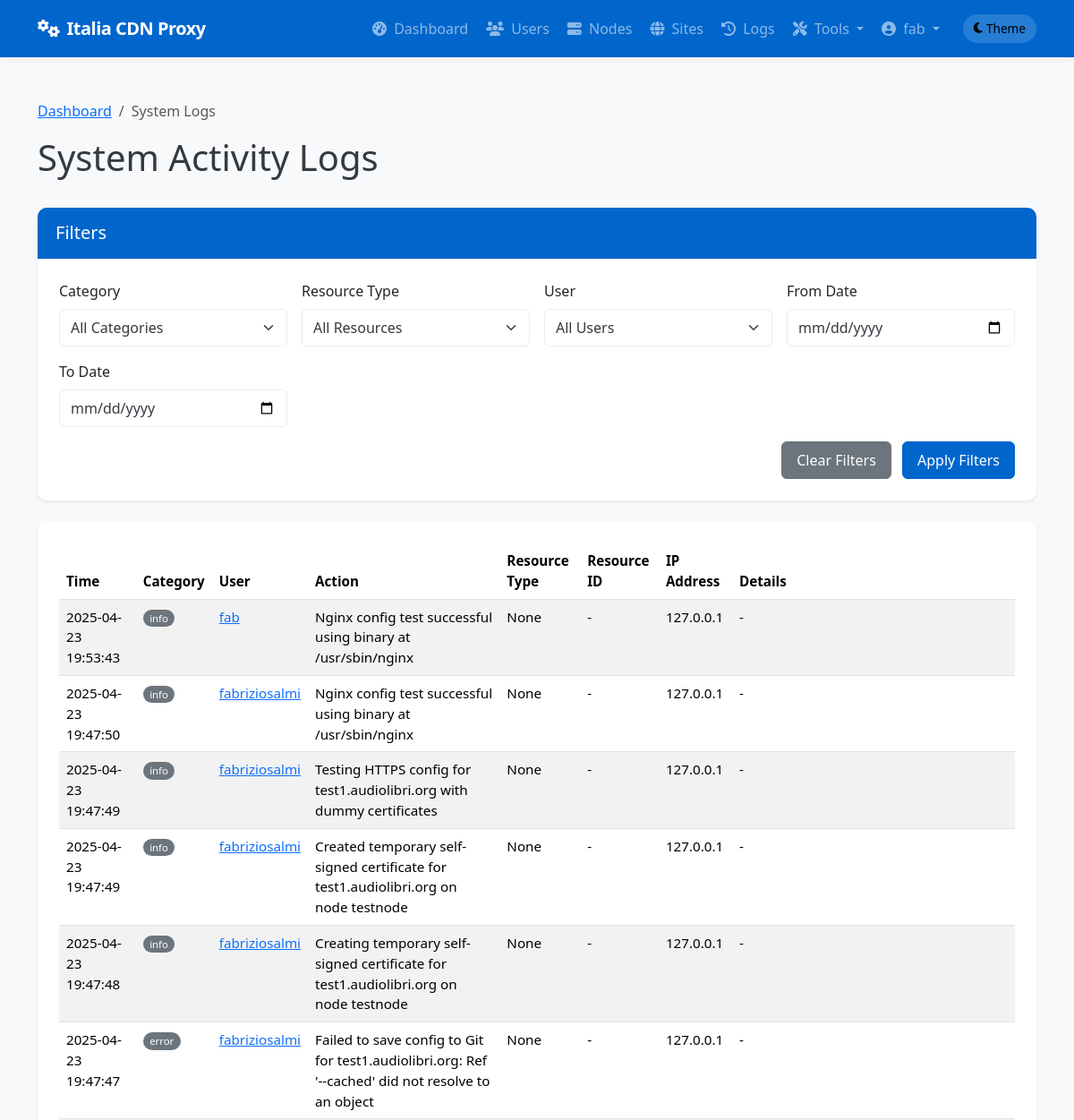
The page /admin/system/logs (signed in, upper part) on the database as committed earlier.
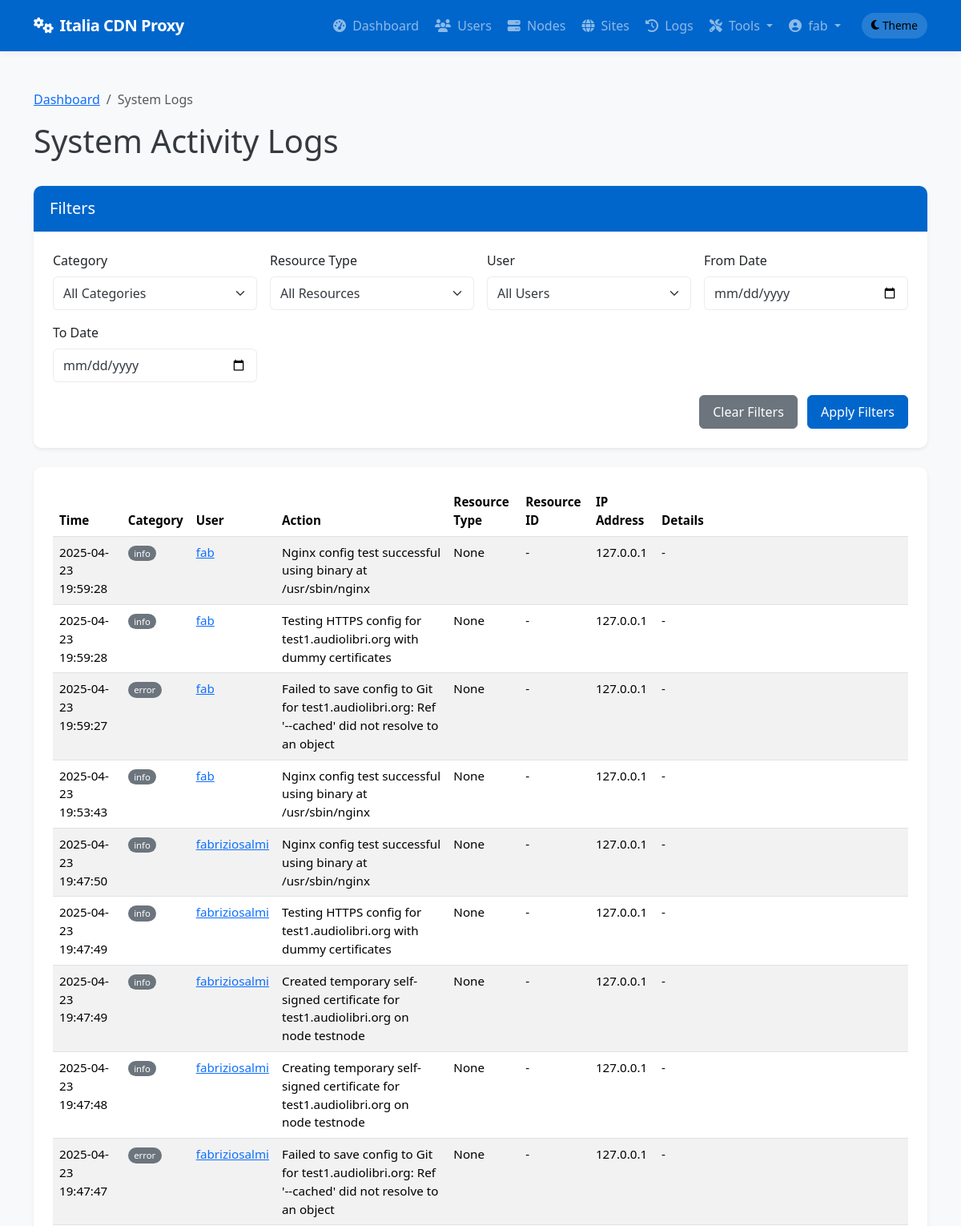
The same page on the database as committed later.
### app/models/models.py (models this page shows, shortened)
class User(db.Model):
    __tablename__ = 'users'
    id = db.Column(db.Integer, primary_key=True)
    username = db.Column(db.String(64), unique=True, index=True, nullable=False)
    email = db.Column(db.String(120), unique=True, index=True, nullable=False)
    password_hash = db.Column(db.String(128), nullable=False)
    role = db.Column(db.String(20), nullable=False, default='client')  # 'admin' or 'client'
    is_active = db.Column(db.Boolean, default=True)
    created_at = db.Column(db.DateTime, default=datetime.utcnow)
    last_login = db.Column(db.DateTime, nullable=True)
    sites = db.relationship('Site', backref='owner', lazy='dynamic')
    def is_admin(self):
        return self.role == 'admin'

class SystemLog(db.Model):
    __tablename__ = 'system_logs'
    id = db.Column(db.Integer, primary_key=True)
    user_id = db.Column(db.Integer, db.ForeignKey('users.id'), nullable=True)  # Null for system events
    category = db.Column(db.String(32), nullable=False)  # auth, admin, system, security, etc.
    action = db.Column(db.String(64), nullable=False)    # login, logout, create, delete, etc.
    resource_type = db.Column(db.String(32), nullable=True)  # user, node, site, etc.
    resource_id = db.Column(db.Integer, nullable=True)       # ID of the affected resource
    details = db.Column(db.Text, nullable=True)              # Additional details
    ip_address = db.Column(db.String(45), nullable=True)     # IP address of user/system
    created_at = db.Column(db.DateTime, default=datetime.utcnow)
    user = db.relationship('User', backref=db.backref('system_logs', lazy='dynamic'))

### app/controllers/admin.py (the view, shortened to what this page needs)
@admin.route('/system/logs')
@login_required
@admin_required
def system_logs():
    category = request.args.get('category')
    user_id = request.args.get('user_id')
    resource_type = request.args.get('resource_type')
    from_date = request.args.get('from_date')
    to_date = request.args.get('to_date')
    from app.models.models import SystemLog
    query = SystemLog.query
    if category:
        query = query.filter(SystemLog.category == category)
    if user_id:
        query = query.filter(SystemLog.user_id == user_id)
    if resource_type:
        query = query.filter(SystemLog.resource_type == resource_type)
    if from_date:
        try:
            from_datetime = datetime.strptime(from_date, '%Y-%m-%d')
            query = query.filter(SystemLog.created_at >= from_datetime)
        except ValueError:
            pass
    categories = db.session.query(SystemLog.category).distinct().all()
    resource_types = db.session.query(SystemLog.resource_type).distinct().all()
    users = User.query.all()
    page = request.args.get('page', 1, type=int)
    logs = query.order_by(SystemLog.created_at.desc()).paginate(page=page, per_page=50)
    return render_template('admin/system_logs.html',
                          logs=logs,
                          categories=[c[0] for c in categories if c[0]],
                          resource_types=[r[0] for r in resource_types if r[0]],
                          users=users,
                          filters={
                              'category': category,
                              'user_id': user_id,
                              'resource_type': resource_type,
                              'from_date': from_date,
                              'to_date': to_date
                          })

### app/templates/admin/system_logs.html (shortened to what this page needs)
{% extends 'base.html' %}
{% block content %}
<div class="container py-4">
    <nav aria-label="breadcrumb">
        <ol class="breadcrumb">
            <li class="breadcrumb-item"><a href="{{ url_for('admin.dashboard') }}">Dashboard</a></li>
            <li class="breadcrumb-item active" aria-current="page">System Logs</li>
        </ol>
    </nav>
    <div class="d-flex justify-content-between align-items-center mb-4">
        <h1>System Activity Logs</h1>
    </div>
    <div class="card shadow-sm mb-4">
        <div class="card-header bg-primary text-white">
            <h5 class="card-title mb-0">Filters</h5>
        </div>
        <div class="card-body">
            <form method="GET" action="{{ url_for('admin.system_logs') }}" class="row g-3">
                <div class="col-md-3">
                    <label for="category" class="form-label">Category</label>
                    <select class="form-select" id="category" name="category">
                        <option value="">All Categories</option>
                    </select>
                </div>
                <div class="col-md-3">
                    <label for="resource_type" class="form-label">Resource Type</label>
                    <select class="form-select" id="resource_type" name="resource_type">
                        <option value="">All Resources</option>
                    </select>
                </div>
                <div class="col-md-3">
                    <label for="user_id" class="form-label">User</label>
                    <select class="form-select" id="user_id" name="user_id">
                        <option value="">All Users</option>
                    </select>
                </div>
                <div class="col-md-3">
                    <label for="from_date" class="form-label">From Date</label>
                    <input type="date" class="form-control" id="from_date" name="from_date" value="{{ filters.from_date }}">
                </div>
                <div class="col-md-3">
                    <label for="to_date" class="form-label">To Date</label>
                    <input type="date" class="form-control" id="to_date" name="to_date" value="{{ filters.to_date }}">
                </div>
                <div class="col-md-12 text-end">
                    <a href="{{ url_for('admin.system_logs') }}" class="btn btn-secondary me-2">Clear Filters</a>
                    <button type="submit" class="btn btn-primary">Apply Filters</button>
                </div>
            </form>
        </div>
    </div>
    <div class="card shadow-sm">
        <div class="card-body">
            {% if logs.items %}
                <div class="table-responsive">
                    <table class="table table-striped table-hover">
                        <thead>
                            <tr>
                                <th>Time</th>
                                <th>Category</th>
                                <th>User</th>
                                <th>Action</th>
                                <th>Resource Type</th>
                                <th>Resource ID</th>
                                <th>IP Address</th>
                                <th>Details</th>
                            </tr>
                        </thead>
                        <tbody>
                            {% for log in logs.items %}
                            <tr>
                                <td>{{ log.created_at.strftime('%Y-%m-%d %H:%M:%S') }}</td>
                                <td>
                                    <span class="badge rounded-pill
                                    {% if log.category == 'auth' %}bg-info
                                    {% elif log.category == 'admin' %}bg-primary
                                    {% elif log.category == 'security' %}bg-danger
                                    {% elif log.category == 'system' %}bg-success
                                    {% else %}bg-secondary{% endif %}">
                                        {{ log.category }}
                                    </span>
                                </td>
                                <td>
                                    {% if log.user %}
                                        <a href="{{ url_for('admin.edit_user', user_id=log.user_id) }}">{{ log.user.username }}</a>
                                    {% else %}
                                        <span class="text-muted">System</span>
                                    {% endif %}
                                </td>
                                <td>{{ log.action }}</td>
                                <td>{{ log.resource_type }}</td>
                                <td>
                                    {% if log.resource_type == 'site' and log.resource_id %}
                                        <a href="{{ url_for('admin.view_site', site_id=log.resource_id) }}">{{ log.resource_id }}</a>
                                    {% elif log.resource_type == 'node' and log.resource_id %}
                                        <a href="{{ url_for('admin.view_node', node_id=log.resource_id) }}">{{ log.resource_id }}</a>
                                    {% elif log.resource_type == 'user' and log.resource_id %}
                                        <a href="{{ url_for('admin.edit_user', user_id=log.resource_id) }}">{{ log.resource_id }}</a>
                                    {% else %}
                                        {{ log.resource_id if log.resource_id else '-' }}
                                    {% endif %}
                                </td>
                                <td>{{ log.ip_address or '-' }}</td>
                                <td>
                                    <span class="text-truncate d-inline-block" style="max-width: 300px;" title="{{ log.details }}">
                                        {{ log.details or '-' }}
                                    </span>
                                </td>
                            </tr>
                            {% endfor %}
                        </tbody>
                    </table>
                </div>
            {% else %}
                <div class="alert alert-info mb-0">
                    <i class="fas fa-info-circle me-2"></i> No system logs found matching your criteria.
                </div>
            {% endif %}
        </div>
    </div>
</div>
{% endblock %}

### app/templates/base.html (shortened to what this page needs)
<!DOCTYPE html>
<html lang="en" data-bs-theme="light">
<head>
    <link href="https://cdn.jsdelivr.net/npm/bootstrap@5.3.2/dist/css/bootstrap.min.css" rel="stylesheet">
    <link rel="stylesheet" href="https://cdnjs.cloudflare.com/ajax/libs/font-awesome/6.4.2/css/all.min.css">
</head>
<body>
    <header>
        <nav class="navbar navbar-expand-lg navbar-dark bg-primary">
            <div class="container">
                <a class="navbar-brand" href="/">
                    <i class="fas fa-cogs me-2"></i>Italia CDN Proxy
                </a>
                <div class="collapse navbar-collapse" id="navbarNav">
                    <ul class="navbar-nav ms-auto">
                        {% if current_user.is_authenticated %}
                            {% if current_user.is_admin() %}
                                <li class="nav-item">
                                    <a class="nav-link {% if request.endpoint == 'admin.dashboard' %}active{% endif %}" href="{{ url_for('admin.dashboard') }}">
                                        <i class="fas fa-tachometer-alt me-1"></i> Dashboard
                                    </a>
                                </li>
                                <li class="nav-item">
                                    <a class="nav-link {% if 'admin.list_users' in request.endpoint %}active{% endif %}" href="{{ url_for('admin.list_users') }}">
                                        <i class="fas fa-users me-1"></i> Users
                                    </a>
                                </li>
                                <li class="nav-item">
                                    <a class="nav-link {% if 'admin.list_nodes' in request.endpoint %}active{% endif %}" href="{{ url_for('admin.list_nodes') }}">
                                        <i class="fas fa-server me-1"></i> Nodes
                                    </a>
                                </li>
                                <li class="nav-item">
                                    <a class="nav-link {% if 'admin.list_sites' in request.endpoint %}active{% endif %}" href="{{ url_for('admin.list_sites') }}">
                                        <i class="fas fa-globe me-1"></i> Sites
                                    </a>
                                </li>
                                <li class="nav-item">
                                    <a class="nav-link {% if request.endpoint == 'admin.deployment_logs' %}active{% endif %}" href="{{ url_for('admin.deployment_logs') }}">
                                        <i class="fas fa-history me-1"></i> Logs
                                    </a>
                                </li>
                                <li class="nav-item dropdown">
                                    <a class="nav-link dropdown-toggle" href="#" id="adminToolsDropdown" role="button" data-bs-toggle="dropdown" aria-expanded="false">
                                        <i class="fas fa-tools me-1"></i> Tools
                                    </a>
                                </li>
                            {% endif %}
                            <li class="nav-item dropdown">
                                <a class="nav-link dropdown-toggle" href="#" id="userDropdown" role="button" data-bs-toggle="dropdown" aria-expanded="false">
                                    <i class="fas fa-user-circle me-1"></i> {{ current_user.username }}
                                </a>
                            </li>
                        {% endif %}
                        <li class="nav-item d-flex align-items-center">
                            <button id="themeToggle" class="theme-toggle border-0" aria-label="Toggle theme">
                                <i class="fas fa-moon me-1"></i>
                                <span class="d-none d-md-inline">Theme</span>
                            </button>
                        </li>
                    </ul>
                </div>
            </div>
        </nav>
    </header>
    <main>
        {% block content %}{% endblock %}
    </main>
</body>
</html>

Rows that differ between the two databases and show on the page:
added SystemLog: created_at "2025-04-23 19:59:28", category "info", user.username "fab", action "Nginx config test successful using binary at /usr/sbin/nginx", resource_type "None", resource_id "-", ip_address "127.0.0.1", details "-"
added SystemLog: created_at "2025-04-23 19:59:28", category "info", user.username "fab", action "Testing HTTPS config for test1.audiolibri.org with dummy certificates", resource_type "None", resource_id "-", ip_address "127.0.0.1", details "-"
added SystemLog: created_at "2025-04-23 19:59:27", category "error", user.username "fab", action "Failed to save config to Git for test1.audiolibri.org: Ref '--cached' did not resolve to an object", resource_type "None", resource_id "-", ip_address "127.0.0.1", details "-"
